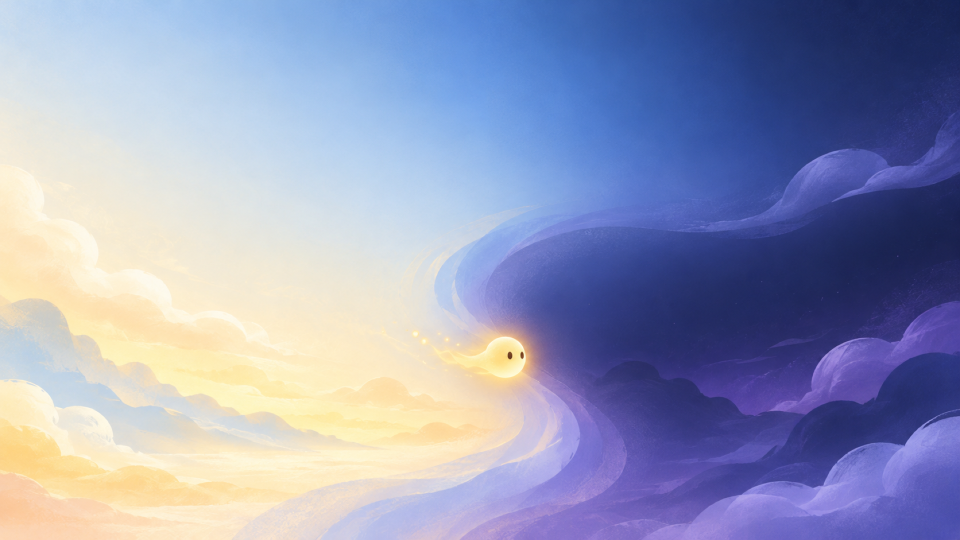
#> input picture assets/art/cover/cover_hero_1920x1080.png, 1920 x 1080 px, found by its file name (shown at 1/2 size)
$ python art-audit.py
#> lines starting #> are read from the running program, lines starting #| are printed output that depends on the picture
#!/usr/bin/env python3
"""Read-only ART-INTAKE-2026-10-15 audit.

Does not modify any PNG. Writes evidence images to EVID.
"""

from __future__ import annotations

import json
import math
import os
from dataclasses import asdict, dataclass, field
from pathlib import Path

import numpy as np
from PIL import Image, ImageFilter

ROOT = Path("/Users/Admin/VibeCoding/GameCpt")
ART = ROOT / "assets" / "art"
EVID = Path("/private/var/folders/8q/vcsvjc5x679d629rzrj8d57w0000gp/T/opencode/art-intake")
EVID.mkdir(parents=True, exist_ok=True)

EXPECTED = {
    "cover": ("assets/art/cover/cover_hero_1920x1080.png", (1920, 1080), False, "P2"),
    "logo_primary": ("assets/art/logo/logo_primary.png", (2048, 2048), True, "P2"),
    "logo_mark": ("assets/art/logo/logo_mark.png", (1024, 1024), True, "P2"),
    "echo_spirit_a": ("assets/art/character/echo_spirit_a.png", (512, 512), True, "P0"),
    "echo_spirit_b": ("assets/art/character/echo_spirit_b.png", (512, 512), True, "P0"),
    "bg_phase_a": ("assets/art/background/bg_phase_a_1920x1080.png", (1920, 1080), False, "P0"),
    "bg_phase_b": ("assets/art/background/bg_phase_b_1920x1080.png", (1920, 1080), False, "P0"),
    "goal": ("assets/art/props/goal.png", (512, 512), True, "P0"),
    "portal_a": ("assets/art/props/portal_a.png", (512, 512), True, "P2"),
    "portal_b": ("assets/art/props/portal_b.png", (512, 512), True, "P2"),
    "ui_kit": ("assets/art/ui/ui_kit.png", (2048, 2048), True, "P1"),
}


def srgb_to_linear(c: np.ndarray) -> np.ndarray:
    c = c.astype(np.float64) / 255.0
    return np.where(c <= 0.04045, c / 12.92, ((c + 0.055) / 1.055) ** 2.4)


# [4 lines left out: function linear_to_srgb, not called in this run]


def rel_lum(rgb: np.ndarray) -> np.ndarray:
    lin = srgb_to_linear(rgb)
    return 0.2126 * lin[..., 0] + 0.7152 * lin[..., 1] + 0.0722 * lin[..., 2]


def contrast_ratio(a_lum: float, b_lum: float) -> float:
    hi, lo = max(a_lum, b_lum), min(a_lum, b_lum)
    return (hi + 0.05) / (lo + 0.05)


def png_metadata(path: Path) -> dict:
    with Image.open(path) as im:
        return {
            "format": im.format,
            "width": im.width,
            "height": im.height,
            "mode": im.mode,
            "has_alpha": "A" in im.mode,
            "info_keys": sorted(im.info.keys()),
            "transparency_info": "transparency" in im.info,
        }


def load_rgba(path: Path) -> np.ndarray:
    with Image.open(path) as im:
        return np.asarray(im.convert("RGBA"))


def silhouette_stats(mask: np.ndarray) -> dict:
    ys, xs = np.nonzero(mask)
    if len(xs) == 0:
        return {"area": 0, "bbox": None}
    x0, y0, x1, y1 = int(xs.min()), int(ys.min()), int(xs.max()), int(ys.max())
    return {
        "area": int(mask.sum()),
        "area_fraction": float(mask.mean()),
        "bbox": [x0, y0, x1, y1],
        "bbox_size": [x1 - x0 + 1, y1 - y0 + 1],
        "centroid": [float(xs.mean()), float(ys.mean())],
    }


# [83 lines left out: functions bbox_crop, iou, iou_resized, chamfer, not called in this run]


def alpha_profile(arr: np.ndarray) -> dict:
    a = arr[..., 3]
    counts = np.bincount(a.ravel(), minlength=256)
    total = a.size
    return {
        "min": int(a.min()),
        "max": int(a.max()),
        "unique_count": int(np.count_nonzero(counts)),
        "zero": float((a == 0).mean()),
        "opaque_255": float((a == 255).mean()),
        "ge_128": float((a >= 128).mean()),
        "soft_edge_1_to_254": float(((a > 0) & (a < 255)).mean()),
        "histogram": counts.tolist(),
    }


def corner_check(arr: np.ndarray, size=32) -> dict:
    h, w = arr.shape[:2]
    out = {}
    for name, ys, xs in [
        ("tl", (0, size), (0, size)),
        ("tr", (0, size), (w - size, w)),
        ("bl", (h - size, h), (0, size)),
        ("br", (h - size, h), (w - size, w)),
    ]:
        p = arr[ys[0] : ys[1], xs[0] : xs[1]]
        out[name] = {
            "mean_alpha": float(p[..., 3].mean()),
            "opaque_fraction": float((p[..., 3] == 255).mean()),
            "mean_rgb": p[..., :3].reshape(-1, 3).mean(axis=0).round(3).tolist(),
        }
    return out


def fringe_check(arr: np.ndarray) -> dict:
    """Dark/gray fringe around the semi-transparent glow edge: local ring inside mask boundary."""
    a = arr[..., 3]
    mask = a > 0
    # ring = pixels with 0<a<255 and not fully transparent neighborhood only
    edge = ((a > 0) & (a < 255)).astype(np.uint8)
    if edge.sum() == 0:
        return {"edge_pixels": 0}
    rgb = arr[..., :3]
    lum = rel_lum(rgb)
    trans = (a > 0) & (a < 128)
    dark = trans & (lum < 0.16)
    gray = trans & (lum >= 0.16) & (lum < 0.42)
    bright = trans & (lum >= 0.42)
    return {
        "semi128_pixels": int(trans.sum()),
        "dark_fraction": float(dark.sum() / max(trans.sum(), 1)),
        "gray_fraction": float(gray.sum() / max(trans.sum(), 1)),
        "bright_fraction": float(bright.sum() / max(trans.sum(), 1)),
        "mean_edge_alpha": float(a[trans].mean()) if trans.sum() else None,
        "edge_width_rows": int(((a > 0) & (a < 255)).any(axis=1).sum()),
    }


# [124 lines left out: functions block_contrast, connected_components, overlay_silhouettes, checkerboard, thumbnail_grid, crossfade_delta and 1 more, not called in this run]


def analyze(name: str, rel: str, expected_size: tuple[int, int], expect_alpha: bool, priority: str) -> dict:
    p = ROOT / rel
    meta = png_metadata(p)
    arr = load_rgba(p)
    res = {
        "name": name,
        "path": rel,
        "exists": p.is_file(),
        "priority": priority,
        "expected_size": list(expected_size),
        "actual_size": [meta["width"], meta["height"]],
        "mode": meta["mode"],
        "format": meta["format"],
        "expected_alpha": expect_alpha,
        "has_alpha_channel": meta["has_alpha"],
        "png_info": meta["info_keys"],
        "alpha": alpha_profile(arr),
        "corners": corner_check(arr),
        "silhouette": silhouette_stats(arr[..., 3] >= 128),
        "fringe": fringe_check(arr),
        "bytes": p.stat().st_size,
    }
    if expect_alpha:
        res["checkerboard"] = str(EVID / f"checker_{name}.png")
        Image.fromarray(checkerboard(arr)).save(EVID / f"checker_{name}.png")
        res["on_light_ground"] = str(EVID / f"light_{name}.png")
        Image.fromarray(thumbnail_grid([(p, 64)], (247, 241, 227), 1)).save(EVID / f"light_{name}.png")
        res["on_dark_ground"] = str(EVID / f"dark_{name}.png")
        Image.fromarray(thumbnail_grid([(p, 64)], (27, 31, 59), 1)).save(EVID / f"dark_{name}.png")
    else:
        res["center_contrast"] = block_contrast(arr, 0.6, 20)
    if name.startswith("bg_"):
        res["portrait_crop"] = crop_safety(arr[..., :3])
    if name == "ui_kit":
        # Full-size Python CC is slow. Coarse then local refine: use morphology-style downsampling.
        a = arr[..., 3]
        small = np.asarray(Image.fromarray(a).resize((512, 512), Image.Resampling.BILINEAR))
        comps = connected_components(small, thresh=35, min_area=50)
        res["coarse_connected_components_512"] = comps
        res["coarse_note"] = "bbox coordinates are in the 512x512 alpha map; multiply by 4 for source pixels."
    return res


def main() -> int:
    report: dict = {"files": {}, "pairs": {}, "backgrounds": {}, "goal": {}, "integration": {}}
    loaded: dict[str, np.ndarray] = {}
    for name, (rel, size, alpha, prio) in EXPECTED.items():
        loaded[name] = load_rgba(ROOT / rel)
#> in load_rgba, im is the input picture: PIL image 1920x1080 RGB; mean R, G, B 147.9, 153.7, 185.7
        report["files"][name] = analyze(name, rel, size, alpha, prio)
#> in analyze, `meta = png_metadata(p)`: meta = {'format': 'PNG', 'width': 1920, 'height': 1080, 'mode': 'RGB', 'has_alpha': False, 'info_keys': ['exif', 'srgb'], 'transparency_info': False}
#> in alpha_profile, `a = arr[..., 3]`: a: shape (1080, 1920); every value is 255
#> in alpha_profile, `counts = np.bincount(a.ravel(), minlength=256)`: counts = 256 values from 0 to 2073600
#> in corner_check, `h, w = arr.shape[:2]`: h = 1080; w = 1920
#> the loop in corner_check, `for name, ys, xs in [ ("tl", (0, size), (0, size)), ("tr", (0, size), ..` made 4 passes
#> (name, ys, xs) on passes 2 to 4: ('tr', (0, 32), (1888, 1920)), ('bl', (1048, 1080), (0, 32)), ('br', (1048, 1080), (1888, 1920))
#> (name, xs) on pass 1: ('tl', (0, 32))
#> pass 1, in corner_check, `p = arr[ys[0] : ys[1], xs[0] : xs[1]]`:
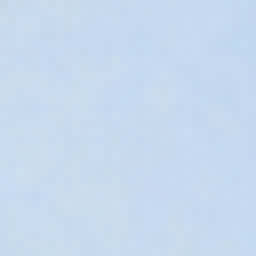
#> p: shape (32, 32, 4) (shown 8 times larger); mean R, G, B, A 198.8, 217.8, 238.2, 255
#> pass 2, in corner_check, `p = arr[ys[0] : ys[1], xs[0] : xs[1]]`:
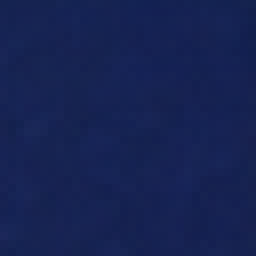
#> p: shape (32, 32, 4) (shown 8 times larger); mean R, G, B, A 22.1, 34.6, 82.5, 255
#> pass 3, in corner_check, `p = arr[ys[0] : ys[1], xs[0] : xs[1]]`:
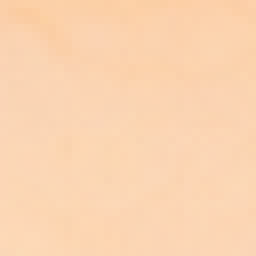
#> p: shape (32, 32, 4) (shown 8 times larger); mean R, G, B, A 251.1, 212.3, 177.5, 255
#> after the loop in corner_check, `for name, ys, xs in [`: out = 4 items
#> in silhouette_stats, `ys, xs = np.nonzero(mask)`: mask: shape (1080, 1920) bool; every value is 1
#> in silhouette_stats, `x0, y0, x1, y1 = int(xs.min()), int(ys.min()), int(xs.max()), int(ys.m..`: x0 = 0; x1 = 1919; y1 = 1079
#> in fringe_check, `edge = ((a > 0) & (a < 255)).astype(np.uint8)`: edge: shape (1080, 1920); every value is 0

    # pairs
    for pair_name, a, b, req_iou in [
        ("echo_spirit_pair", "echo_spirit_a", "echo_spirit_b", 1.0),
        ("portal_pair", "portal_a", "portal_b", 1.0),
    ]:
        ma = loaded[a][..., 3] >= 128
        mb = loaded[b][..., 3] >= 128
        ca = bbox_crop(ma)
        cb = bbox_crop(mb)
        stats = {
            "raw_iou": iou(ma, mb),
            "bbox_aligned_iou": iou_resized(ca, cb),
            "chamfer_px": chamfer(ma, mb),
            "a_area": int(ma.sum()),
            "b_area": int(mb.sum()),
            "area_ratio": float(ma.sum() / mb.sum()),
            "a_bbox": ma.sum() and [int(np.nonzero(ma)[1].min()), int(np.nonzero(ma)[0].min()), int(np.nonzero(ma)[1].max()), int(np.nonzero(ma)[0].max())],
            "b_bbox": mb.sum() and [int(np.nonzero(mb)[1].min()), int(np.nonzero(mb)[0].min()), int(np.nonzero(mb)[1].max()), int(np.nonzero(mb)[0].max())],
            "required": req_iou,
        }
        Image.fromarray(overlay_silhouettes(loaded[a], loaded[b])).save(EVID / f"overlay_{pair_name}.png")
        stats["overlay"] = str(EVID / f"overlay_{pair_name}.png")
        # alpha mask equality (not just silhouette)
        stats["alpha_equal_exact"] = bool(np.array_equal(loaded[a][..., 3], loaded[b][..., 3]))
        report["pairs"][pair_name] = stats

    # backgrounds
    la = rel_lum(loaded["bg_phase_a"][..., :3])
    lb = rel_lum(loaded["bg_phase_b"][..., :3])
    # Structure: blur to remove stars/motes, then compare normalized maps.
    sa = rel_lum(np.asarray(Image.fromarray(loaded["bg_phase_a"][..., :3]).filter(ImageFilter.GaussianBlur(18))))
    sb = rel_lum(np.asarray(Image.fromarray(loaded["bg_phase_b"][..., :3]).filter(ImageFilter.GaussianBlur(18))))
    na = (sa - sa.min()) / (sa.max() - sa.min())
    nb = (sb - sb.min()) / (sb.max() - sb.min())
    corr = float(np.corrcoef(na.ravel(), nb.ravel())[0, 1])
    report["backgrounds"] = {
        "mean_lum": {"a": float(la.mean()), "b": float(lb.mean())},
        "phase_contrast": contrast_ratio(float(la.mean()), float(lb.mean())),
        "center": {
            "a": block_contrast(loaded["bg_phase_a"], 0.6, 20),
            "b": block_contrast(loaded["bg_phase_b"], 0.6, 20),
        },
        "blurred_structural_correlation": corr,
        "crossfade": crossfade_delta(loaded["bg_phase_a"], loaded["bg_phase_b"], 9),
        "portrait": {
            "a": crop_safety(loaded["bg_phase_a"][..., :3]),
            "b": crop_safety(loaded["bg_phase_b"][..., :3]),
        },
    }
    # Save 9:16 crops for visual check
    for n in ("a", "b"):
        crop = report["backgrounds"]["portrait"][n]["crop"]
        Image.fromarray(loaded[f"bg_phase_{n}"][crop[1] : crop[1] + crop[3], crop[0] : crop[0] + crop[2], :3]).save(EVID / f"portrait_bg_{n}.png")

    # goal small sizes
    goal = ROOT / EXPECTED["goal"][0]
    Image.fromarray(thumbnail_grid([(goal, 24)], (247, 241, 227))).save(EVID / "goal_small_light.png")
    Image.fromarray(thumbnail_grid([(goal, 24)], (27, 31, 59))).save(EVID / "goal_small_dark.png")

    # spirit sizes
    Image.fromarray(
        thumbnail_grid(
            [(ROOT / EXPECTED["echo_spirit_b"][0], 32)],
            (247, 241, 227),
        )
    ).save(EVID / "spirits_small.png")

    # portal small
    Image.fromarray(
        thumbnail_grid(
            [(ROOT / EXPECTED["portal_b"][0], 32)],
            (247, 241, 227),
        )
    ).save(EVID / "portals_small.png")

    # logo_mark small
    Image.fromarray(thumbnail_grid([(ROOT / EXPECTED["logo_mark"][0], 32)], (250, 250, 250))).save(EVID / "logo_mark_32.png")

    # ui kit individual crop previews
    ui = loaded["ui_kit"]
    with Image.open(ROOT / EXPECTED["ui_kit"][0]) as im:
        uim = im.convert("RGBA")
    uim.save(EVID / "ui_kit_checker.png", "PNG", optimize=True)  # full file may be large; write in chunks below if needed

    # integrated text/spelling: OCR impossible here; visual review. Record logo bbox from alpha.
    lm = ui  # not used
    logo = load_rgba(ROOT / EXPECTED["logo_primary"][0])
    stats = silhouette_stats(logo[..., 3] >= 128)
    report["logo_primary"] = {
        "ink_bbox": stats["bbox"],
        "bbox_size": stats["bbox_size"],
        "horizontal_margin_fraction": [
            float(stats["bbox"][0] / logo.shape[1]),
            float((logo.shape[1] - stats["bbox"][2] - 1) / logo.shape[1]),
        ],
        "vertical_margin_fraction": [
            float(stats["bbox"][1] / logo.shape[0]),
            float((logo.shape[0] - stats["bbox"][3] - 1) / logo.shape[0]),
        ],
        "raw_alpha_min": int(logo[..., 3].min()),
        "raw_alpha_max": int(logo[..., 3].max()),
    }
    Image.fromarray(thumbnail_grid([(ROOT / EXPECTED["logo_primary"][0], 256)], (240, 240, 240))).save(EVID / "logo_primary_small.png")

    report["integration"] = {
        "no_game_files_modified": True,
        "evidence_directory": str(EVID),
        "sha256_baseline": str(EVID / "baseline.sha256"),
    }

    # Write large UI evidence carefully.
    Image.fromarray(checkerboard(ui)).resize((1024, 1024), Image.Resampling.LANCZOS).save(EVID / "ui_kit_checker_1024.png")
    # coarse crops
    a = ui[..., 3]
    small = np.asarray(Image.fromarray(a).resize((512, 512), Image.Resampling.BILINEAR))
    for i, comp in enumerate(connected_components(small, 35, 50)[:30]):
        x0, y0, x1, y1 = [v * 4 for v in comp["bbox"]]
        Image.fromarray(checkerboard(ui[y0:y1 + 1, x0:x1 + 1])).save(EVID / f"ui_component_{i:02d}.png")

    out = EVID / "audit.json"
    out.write_text(json.dumps(report, indent=2, sort_keys=True) + "\n")
    # console summary
    print(json.dumps({
        "files": {k: {kk: vv for kk, vv in v.items() if kk in ["actual_size", "mode", "has_alpha_channel"]} for k, v in report["files"].items()},
        "pairs": report["pairs"],
        "background_center": report["backgrounds"]["center"],
        "portrait": report["backgrounds"]["portrait"],
        "logo_margins": report["logo_primary"],
        "ui_components": len(report["files"]["ui_kit"].get("coarse_connected_components_512", [])),
    }, indent=2))
    print("EVID", EVID)
    return 0


if __name__ == "__main__":
#> (the run stopped early here; a loop or call above may not have finished)
